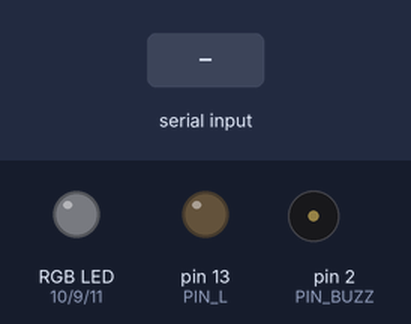
Simulated run of this sketch. Board: Arduino Uno, built with avr-gcc and run on an emulated ATmega328P. Shown: an RGB LED mixed from three pins (HIGH = lit), output pins drawn as LEDs (lit = HIGH), buzzer (waves = sounding). The test bench sets the inputs (shaded band).

Above: at 3.3 s.
3.4 s: "90,45\n" received over Serial
At 3.9 s:
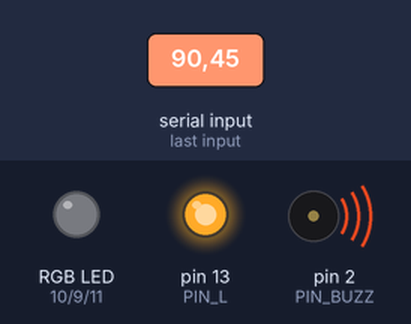
At 4.4 s:
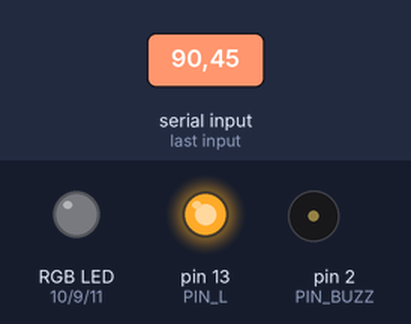
Timing chart, 0 to 6.4 s (numbered marks = the images above; inputs shaded):
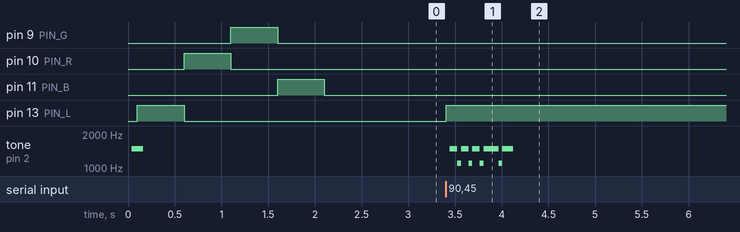

Measured:
- after the input at 3.4 s, pin 13 (PIN_L): LOW → HIGH at once; tone on pin 2 (PIN_BUZZ): plays 1485 Hz for 0.08 s, 1107 Hz for 0.04 s, 1486 Hz for 0.08 s, 1104 Hz for 0.04 s, 1486 Hz for 0.08 s, 1107 Hz for 0.04 s … (9 notes in this stretch), starting after 0.05 s

The sketch:

rgb_spear.pde
```cpp
// This is just a mockup sketch for test scons works

#define PIN_L 13
#define PIN_R 10
#define PIN_G 9
#define PIN_B 11

byte currR, currG, currB;
byte newR, newG, newB;

void testLEDs(void);
byte char2dec(byte ch);
void transitionLED(int pin, byte *currV, byte newV);

#define PIN_BUZZ 2
void __buzz(int targetPin, long frequency, long length);
#define buzz(__freq__, __len__) __buzz(PIN_BUZZ, __freq__, __len__)

#define MODE_TRANSITION 0
#define MODE_ON 1
byte onMode;

void setup(void)
{
  pinMode(PIN_L, OUTPUT);
  pinMode(PIN_R, OUTPUT);
  pinMode(PIN_G, OUTPUT);
  pinMode(PIN_B, OUTPUT);

  onMode = MODE_TRANSITION;

  currR = 0; currG = 0; currB = 0;
  newR = 0; newG = 0; newB = 0;

  Serial.begin(9600);

  // buzz at 1500Hz for 500 milliseconds
  buzz(1500, 100);

  testLEDs();
}

byte high, low;
#define readColor(__color__) \
    high = char2dec(Serial.read());\
    low = char2dec(Serial.read());\
    __color__ = (high << 4) + low\

void loop(void)
{
  byte cmd;
  if (Serial.available() > 0) {
    digitalWrite(PIN_L, HIGH);

    cmd = Serial.read();
    if ('$' == cmd)
      onMode = MODE_TRANSITION;
    else if ('#' == cmd)
      onMode = MODE_ON;
    else {
      buzz(1500, 100);
      goto exit_loop;
    }

    // Wait for 6 chars
    for(int i = 0; i < 3; i++) {
      if (Serial.available() >= 6)
        break;
      delay(5);
    }

    if (Serial.available() >= 6) {
      readColor(newR);
      readColor(newG);
      readColor(newB);
    }
    digitalWrite(PIN_L, LOW);
  }

  switch(onMode) {
    case MODE_TRANSITION:
      transitionLED(PIN_R, &currR, newR);
      transitionLED(PIN_G, &currG, newG);
      transitionLED(PIN_B, &currB, newB);
      break;
    case MODE_ON:
      analogWrite(PIN_R, newR); currR = newR;
      analogWrite(PIN_G, newG); currG = newG;
      analogWrite(PIN_B, newB); currB = newB;
      break;
  }

exit_loop:
  delay(10);
}

void testLEDs(void)
{
#define blink(__pin__, __time__) \
  digitalWrite(__pin__, HIGH);\
  delay(__time__);\
  digitalWrite(__pin__, LOW)

  blink(PIN_L, 500);
  blink(PIN_R, 500);
  blink(PIN_G, 500);
  blink(PIN_B, 500);
}

byte char2dec(byte ch)
{
    if ('0' <= ch && ch <= '9')
        return ch - '0';

    ch &= ~0x20; // to upper case
    if ('A' <= ch && ch <= 'Z')
        return 10 + (ch - 'A');

    return 0;
}

void transitionLED(int pin, byte *currV, byte newV)
{
  if (*currV == newV)
    return;

  *currV += (*currV > newV) ? (-1) : (1);

  analogWrite(pin, *currV);
}

void __buzz(int buzzPin, long frequency, long length) {
  pinMode(buzzPin, OUTPUT);
  long delayValue = 1000000/frequency/2;
  long numCycles = frequency * length/ 1000;
  for (long i=0; i < numCycles; i++) {
    digitalWrite(buzzPin,HIGH);
    delayMicroseconds(delayValue);
    digitalWrite(buzzPin,LOW);
    delayMicroseconds(delayValue);
  }
}
/* vim: set sw=2 et: */
```
